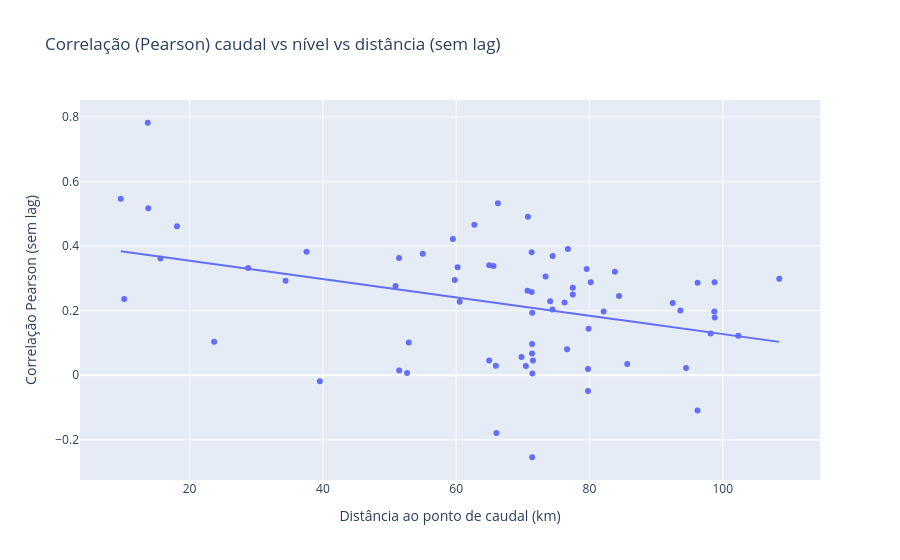

Notebook source saved alongside this figure:
### Markdown cell above
####  8.1) Código – Correlações caudal vs nível piezométrico (sem lag e lag1)
Nesta célula:
- Calculamos, por poço, as correlações entre `caudal_medio_mensal` e `nivel_piezometrico_mediana`, com `min_periods=10`.
- Repetimos a análise com `caudal_medio_mensal_lag1`.
- Juntamos `dist_km` para avaliar relação com distância ao ponto de caudal.
- Exportamos CSV para `output/correlacoes/nivel/correlacao_caudal_nivel_vs_distancia.csv`.

### Code cell
# 8.1) Correlação (caudal vs nível piezométrico) vs distância ao ponto de caudal
import numpy as np
import pandas as pd

# Precisamos das distâncias por poço ao ponto de caudal
from pathlib import Path
nearest_csv = f"{base}/distancias_outros_para_pocos.csv"
alt_nearest_csv = f"{base}/output/distancias_outros_para_pocos.csv"
csv_path = nearest_csv if Path(nearest_csv).exists() else alt_nearest_csv
nearest_df = pd.read_csv(csv_path)[["poco_id","dist_km_caudal"]].drop_duplicates("poco_id")
nearest_df = nearest_df.rename(columns={"poco_id":"codigo"})

# A partir do dataset mensal unificado já existente (célula 6): 'unified'
# Calcula correlação por poço entre 'caudal_medio_mensal' e 'nivel_piezometrico_mediana'

def corr_per_well(df: pd.DataFrame, method: str = "pearson", min_periods: int = 10):
    out_rows = []
    for codigo, g in df.groupby("codigo"):
        sub = g[["caudal_medio_mensal","nivel_piezometrico_mediana"]].dropna()
        if sub.shape[0] >= min_periods:
            r = sub["caudal_medio_mensal"].corr(sub["nivel_piezometrico_mediana"], method=method)
        else:
            r = np.nan
        out_rows.append({
            "codigo": codigo,
            f"corr_{method}": r,
            "n_obs": sub.shape[0]
        })
    return pd.DataFrame(out_rows)

# Criar série de caudal com lag de 1 mês por poço
unified_sorted = unified.sort_values(["codigo","ym"]).copy()
unified_sorted["caudal_medio_mensal_lag1"] = (
    unified_sorted.groupby("codigo")["caudal_medio_mensal"].shift(1)
)

# Correlações sem lag
corr_pearson = corr_per_well(unified_sorted, method="pearson")
corr_spearman = corr_per_well(unified_sorted, method="spearman")
nonlag = corr_pearson.merge(corr_spearman, on=["codigo","n_obs"], how="outer")

# Correlações com lag de 1 mês (usar coluna lag como se fosse caudal)
_tmp = unified_sorted[["codigo","ym","caudal_medio_mensal_lag1","nivel_piezometrico_mediana"]].rename(
    columns={"caudal_medio_mensal_lag1":"caudal_medio_mensal"}
)
corr_pearson_lag1 = corr_per_well(_tmp, method="pearson").rename(
    columns={"corr_pearson":"corr_pearson_lag1", "n_obs":"n_obs_lag1"}
)
corr_spearman_lag1 = corr_per_well(_tmp, method="spearman").rename(
    columns={"corr_spearman":"corr_spearman_lag1", "n_obs":"n_obs_lag1"}
)

# Juntar tudo e distâncias
summary = (nonlag
    .merge(corr_pearson_lag1[["codigo","corr_pearson_lag1","n_obs_lag1"]], on="codigo", how="left")
    .merge(corr_spearman_lag1[["codigo","corr_spearman_lag1","n_obs_lag1"]], on=["codigo","n_obs_lag1"], how="left")
    .merge(nearest_df, on="codigo", how="left")
    .rename(columns={"dist_km_caudal":"dist_km"})
    .sort_values("dist_km")
)
# manter compatibilidade: 'n_obs' refere-se ao sem lag

# Exportar tabela com colunas de lag (nível)
from pathlib import Path
nivel_dir = Path(base) / "output" / "correlacoes" / "nivel"
nivel_dir.mkdir(parents=True, exist_ok=True)
out_csv = str(nivel_dir / "correlacao_caudal_nivel_vs_distancia.csv")
summary.to_csv(out_csv, index=False)
print(f"[Export] {len(summary)} linhas -> {out_csv}")

# Scatter interativo (mantém Pearson sem lag); opcionalmente plotar lag1 noutro gráfico
try:
    import plotly.express as px
    fig = px.scatter(summary, x="dist_km", y="corr_pearson", hover_data=["codigo","n_obs","corr_pearson_lag1","n_obs_lag1"],
                     trendline="ols", title="Correlação (Pearson) caudal vs nível vs distância (sem lag)")
    fig.update_layout(xaxis_title="Distância ao ponto de caudal (km)", yaxis_title="Correlação Pearson (sem lag)")
    fig.show()
except Exception:
    try:
        import seaborn as sns, matplotlib.pyplot as plt
        ax = sns.regplot(data=summary, x="dist_km", y="corr_pearson")
        ax.set_title("Correlação (Pearson) caudal vs nível vs distância (sem lag)")
        ax.set_xlabel("Distância ao ponto de caudal (km)")
        ax.set_ylabel("Correlação Pearson (sem lag)")
        plt.show()
    except Exception:
        pass

print(f"Poços na tabela: {summary['codigo'].nunique()}")
summary

### Figure 1 — Plotly figure (JSON) as saved in the notebook; plotly's stock layout.template omitted (floating-point values rounded to 4 significant figures; data arrays with more than 128 entries replaced by an {"elided": "..."} marker saying what was removed)
{"data": [{"customdata": {"elided": "73x4 mixed values"}, "hovertemplate": "dist_km=%{x}<br>corr_pearson=%{y}<br>codigo=%{customdata[0]}<br>n_obs=%{customdata[1]}<br>corr_pearson_lag1=%{customdata[2]}<br>n_obs_lag1=%{customdata[3]}<extra></extra>", "legendgroup": "", "marker": {"color": "#636efa", "symbol": "circle"}, "mode": "markers", "name": "", "orientation": "v", "showlegend": false, "type": "scatter", "x": [9.666, 10.18, 13.72, 13.8, 15.62, 18.11, 23.68, 28.46, 28.77, 34.4, 36.54, 37.55, 39.55, 50.9, 51.43, 51.45, 52.63, 52.88, 53.06, 54.99, 59.51, 59.78, 60.22, 60.52, 62.73, 64.96, 64.97, 65.61, 65.96, 66.04, 66.26, 69.8, 70.46, 70.7, 70.77, 71.33, 71.34, 71.39, 71.4, 71.4, 71.42, 71.43, 71.52, 73.41, 74.04, 74.1, 74.47, 74.48, 76.26, 76.64, 76.77, 77.5, 77.5, 79.59, 79.78, 79.78, 79.87, 80.19, 82.13, 83.81, 84.44, 85.67, 92.49, 93.64, 94.49, 96.22, 96.22, 98.18, 98.74, 98.78, 98.8, 102.3, 108.5], "xaxis": "x", "y": [0.5463, 0.2364, 0.7819, 0.5171, 0.3614, 0.4611, 0.1035, null, 0.332, 0.2924, null, 0.3822, -0.01884, 0.2766, 0.3632, 0.01506, 0.007013, 0.1016, null, 0.3765, 0.4221, 0.2947, 0.3347, 0.2277, 0.4662, 0.04551, 0.3408, 0.3382, 0.02972, -0.179, 0.5324, 0.05678, 0.02887, 0.262, 0.4905, 0.3806, 0.2577, 0.06736, 0.09664, -0.2539, 0.1938, 0.005685, 0.04567, 0.3058, null, 0.2292, 0.2039, 0.3693, 0.2256, 0.08083, 0.3906, 0.2504, 0.2707, 0.3288, -0.04897, 0.01909, 0.1441, 0.2883, 0.1976, 0.3204, 0.2453, 0.03488, 0.2238, 0.2006, 0.02219, -0.1091, 0.2868, 0.1294, 0.1972, 0.2883, 0.1793, 0.1222, 0.2987], "yaxis": "y"}, {"hovertemplate": "<b>OLS trendline</b><br>corr_pearson = -0.00283927 * dist_km + 0.411397<br>R<sup>2</sup>=0.136112<br><br>dist_km=%{x}<br>corr_pearson=%{y} <b>(trend)</b><extra></extra>", "legendgroup": "", "marker": {"color": "#636efa", "symbol": "circle"}, "mode": "lines", "name": "", "showlegend": false, "type": "scatter", "x": [9.666, 10.18, 13.72, 13.8, 15.62, 18.11, 23.68, 28.77, 34.4, 37.55, 39.55, 50.9, 51.43, 51.45, 52.63, 52.88, 54.99, 59.51, 59.78, 60.22, 60.52, 62.73, 64.96, 64.97, 65.61, 65.96, 66.04, 66.26, 69.8, 70.46, 70.7, 70.77, 71.33, 71.34, 71.39, 71.4, 71.4, 71.42, 71.43, 71.52, 73.41, 74.1, 74.47, 74.48, 76.26, 76.64, 76.77, 77.5, 77.5, 79.59, 79.78, 79.78, 79.87, 80.19, 82.13, 83.81, 84.44, 85.67, 92.49, 93.64, 94.49, 96.22, 96.22, 98.18, 98.74, 98.78, 98.8, 102.3, 108.5], "xaxis": "x", "y": [0.384, 0.3825, 0.3724, 0.3722, 0.367, 0.36, 0.3442, 0.3297, 0.3137, 0.3048, 0.2991, 0.2669, 0.2654, 0.2653, 0.262, 0.2613, 0.2553, 0.2424, 0.2417, 0.2404, 0.2396, 0.2333, 0.227, 0.2269, 0.2251, 0.2241, 0.2239, 0.2233, 0.2132, 0.2113, 0.2106, 0.2105, 0.2089, 0.2088, 0.2087, 0.2087, 0.2087, 0.2086, 0.2086, 0.2083, 0.203, 0.201, 0.2, 0.1999, 0.1949, 0.1938, 0.1934, 0.1914, 0.1914, 0.1854, 0.1849, 0.1849, 0.1846, 0.1837, 0.1782, 0.1734, 0.1717, 0.1682, 0.1488, 0.1455, 0.1431, 0.1382, 0.1382, 0.1326, 0.1311, 0.1309, 0.1309, 0.1208, 0.1034], "yaxis": "y"}], "layout": {"legend": {"tracegroupgap": 0}, "title": {"text": "Correlação (Pearson) caudal vs nível vs distância (sem lag)"}, "xaxis": {"anchor": "y", "domain": [0, 1], "title": {"text": "Distância ao ponto de caudal (km)"}}, "yaxis": {"anchor": "x", "domain": [0, 1], "title": {"text": "Correlação Pearson (sem lag)"}}}}
